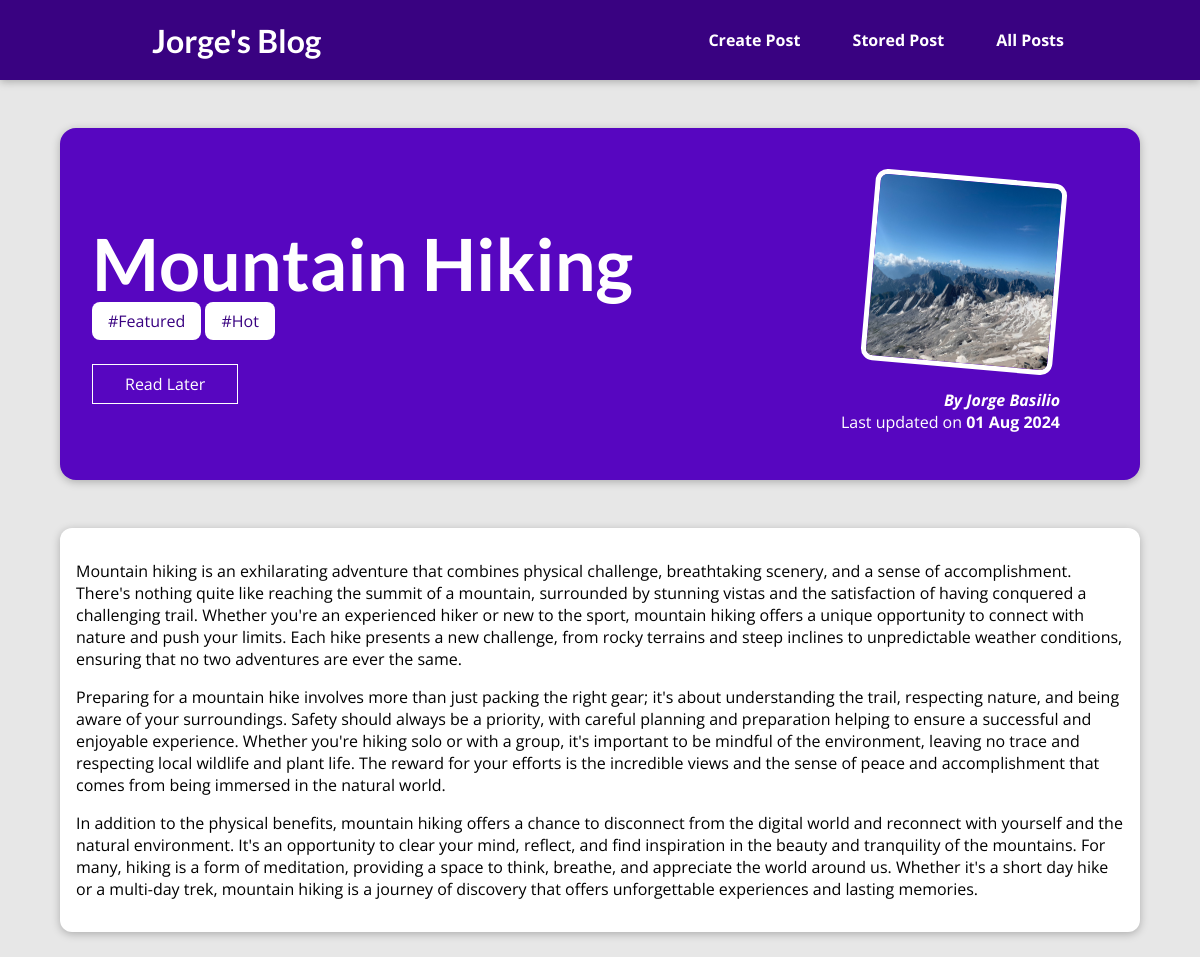
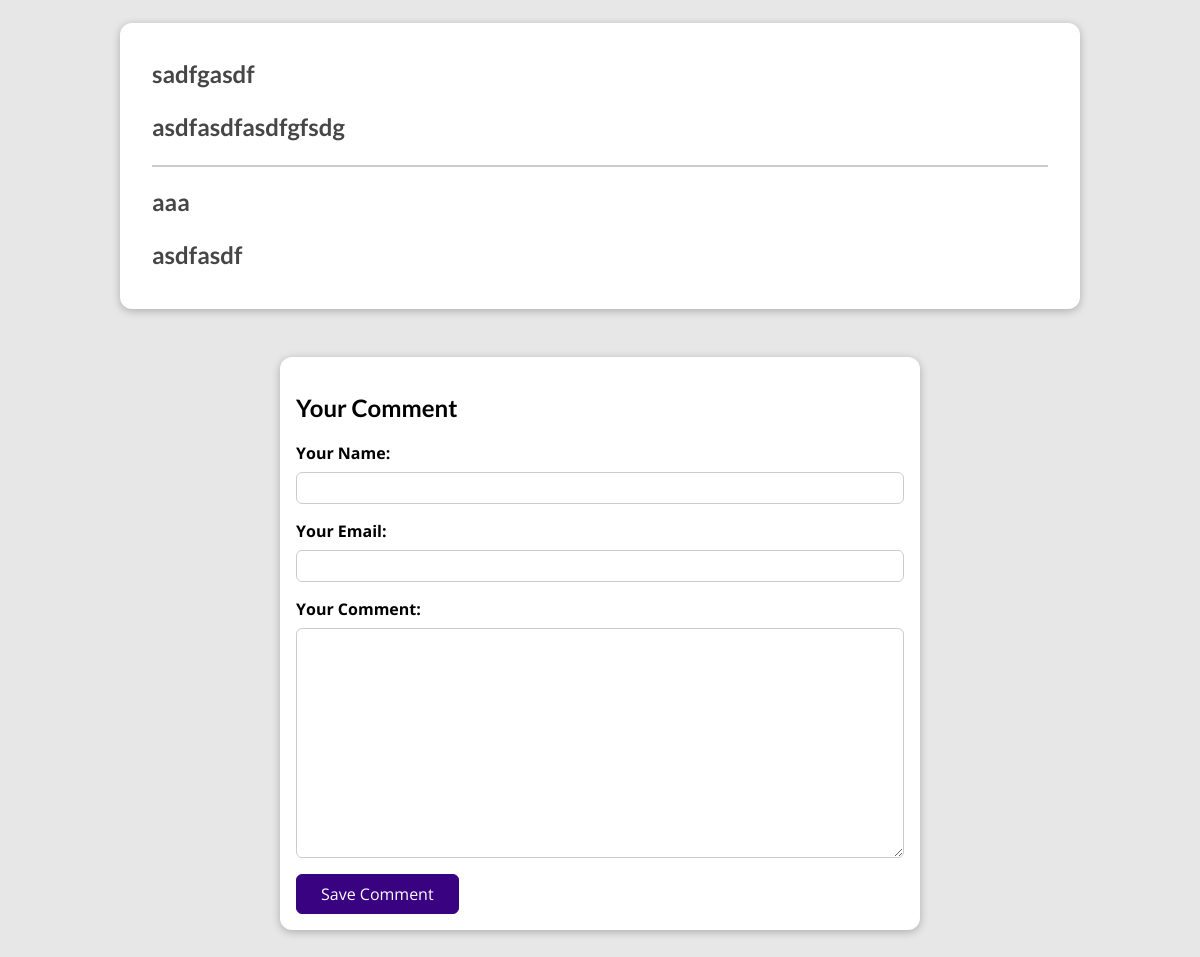
The page /posts/hike-in-the-mountains on the database its author committed (2 pictures, top to bottom).
### blog/models.py (models this page shows, shortened)
class Post(models.Model):
    title = models.CharField(max_length=100)
    excerpt = models.CharField(max_length=200)
    image = models.ImageField(upload_to="post", null=True)
    date = models.DateField(auto_now=True)
    slug = models.SlugField(unique=True, db_index=True)
    content = models.TextField(validators=[MinLengthValidator(10)])
    author = models.ForeignKey(Author, on_delete=models.SET_NULL, null=True, related_name="posts")
    tags = models.ManyToManyField(Tag)

class Tag(models.Model):
    caption = models.CharField(max_length=50)

class Author(models.Model):
    first_name = models.CharField(max_length=100)
    last_name = models.CharField(max_length=100)
    email_address = models.EmailField()
    def fullname(self):
        return f"{self.first_name} {self.last_name}"
    def __str__(self):
        return self.fullname()

class Comment(models.Model):
    user_name = models.CharField(max_length=120)
    user_email = models.EmailField()
    text = models.TextField(max_length=400)
    post = models.ForeignKey(Post, on_delete=models.CASCADE, related_name="comments")

### blog/views.py (the view, shortened to what this page needs)
# urls.py: path("posts/<slug:slug>", views.SinglePostView.as_view(), name="post-detail-page"),  #/posts/my-first-post
class SinglePostView(View):
    def is_stored_post(self, request, post_id):
        stored_posts = request.session.get("stored_posts")
        if stored_posts is not None:
            is_saved_for_later = post_id in stored_posts
        else:
            is_saved_for_later = False
        return is_saved_for_later
    def get(self, request, slug):
        post = Post.objects.get(slug=slug)
        context = {
            "post": post,
            "post_tag": post.tags.all(),
            "comment_form": CommentForm(),
            "comments": post.comments.all().order_by("-id"),
            "saved_for_later": self.is_stored_post(request, post.id)
        }
        return render(request, "blog/post-detail.html", context)

### blog/forms.py
class CommentForm(forms.ModelForm):
    class Meta:
        model = Comment
        exclude = ["post"]
        labels = {
            "user_name": "Your Name",
            "user_email": "Your Email",
            "text": "Your Comment",
            }

### blog/templates/blog/post-detail.html (shortened to what this page needs)
{% extends "base.html" %}
{% load static %}
{% block css_files %}
    <link rel="stylesheet" href="{% static 'blog/post-detail.css' %}" />
{% endblock %}
{% block content %}
<section id="summary">
    <h2>{{post.title}}</h2>
    <div>
        {% for tag in post_tag%}
            <span class="tag">#{{tag.caption}}</span>
        {% endfor %}
    </div>
    <div id="read-later">
        <form action="{% url 'read-later' %}" method="POST">
            <button>
                {% if saved_for_later %}
                    Remove | Read Later
                {% else %}
                    Read Later
                {% endif %}
            </button>
        </form>
    </div>
    <article>
        <img src="{{ post.image.url }}" alt="{{post.title}}"/>
        <address>By <a href="mailto:{{ post.author.email_address}}">{{post.author}}</a></address>
        <div>
            Last updated on <time>{{post.date|date:"d M Y"}}</time>
        </div>
    </article>
</section>
<main>
    {{post.content|linebreaks}}
</main>
{% if comments %}
<section id="comments">
    <ul>
        {% for comment in comments %}
            <li>
                <h2>{{ comment.user_name }}</h2>
                <h2>{{ comment.text|linebreaks }}</h2>
            </li>
        {% endfor%}
    </ul>
</section>
{% endif %}
<section id="comment-form">
    <h2>Your Comment</h2>
    <form action="{% url  'post-detail-page' post.slug %}" method="POST">
        {% for form_field in comment_form%}
        <div class="form-control {% if form_field.errors %} invalid {% endif %}">
            {{ form_field.label_tag }}
            {{ form_field }}
        </div>
        {% endfor %}
        <button>Save Comment</button>
    </form>
</section>
{% endblock %}

### static/app.css (style rules this page uses)
* { box-sizing: border-box; }
html { font-family: "Open Sans", "Lato", sans-serif; }
body { margin: 0; }
h1, h2, h3 { font-family: "Lato", sans-serif; font-weight: bold; }

### blog/static/blog/post-detail.css (style rules this page uses)
body { background-color: #e7e7e7; }
#summary { margin: 8rem auto 3rem auto; padding: 2rem; width: 90%; max-width: 90rem; border-radius: 16px; background-color: #5706c0; position: relative; box-shadow: 0 2px 8px rgba(0, 0, 0, 0.25); height: 22rem; }
#summary h2 { color: white; font-size: 4.5rem; margin-bottom: 0.25rem; }
#summary article { position: absolute; top: 2rem; right: 3rem; padding: 1rem 2rem; border-radius: 12px; text-align: right; color: white; }
#summary article img { width: 12rem; height: 12rem; border-radius: 12px; transform: rotateZ(5deg); border: 5px solid white; margin-bottom: 1rem; }
#summary address { font-weight: bold; }
#summary a { color: white; text-decoration: none; }
#summary time { font-weight: bold; }
#read-later { margin: 2rem 0; }
#read-later button { background-color: transparent; border: 1px solid white; padding: 0.5rem 2rem; font: inherit; color: white; cursor: pointer; }
main { width: 90%; max-width: 90rem; margin: 3rem auto; background-color: white; padding: 1rem; border-radius: 12px; box-shadow: 0 2px 8px rgba(0, 0, 0, 0.25); }
.tag { background-color: white; color: #390281; padding: 0.5rem 1rem; border-radius: 8px; }
#comment-form { margin: 3rem auto; width: 90%; max-width: 40rem; border-radius: 12px; background-color: white; box-shadow: 0 2px 8px rgba(0, 0, 0, 0.25); padding: 1rem; }
#comment-form button { font: inherit; background-color: #390281; color: white; border: 1px solid #390281; padding: 0.5rem 1.5rem; border-radius: 6px; cursor: pointer; }
.form-control { margin-bottom: 1rem; }
.form-control label { font-weight: bold; margin-bottom: 0.5rem; display: block; }
.form-control input, .form-control textarea { display: block; width: 100%; font: inherit; padding: 0.25rem; border-radius: 6px; border: 1px solid #ccc; }
#comments { margin: 3rem auto; width: 90%; max-width: 60rem; border-radius: 12px; background-color: white; box-shadow: 0 2px 8px rgba(0, 0, 0, 0.25); padding: 1rem 2rem; }
#comments ul { list-style: none; margin: 0; padding: 0; }
#comments li { margin-bottom: 1rem; border-bottom: 2px solid #ccc; }
#comments li:last-of-type { border-bottom: none; }
#comments h2 { color: #464646; }

### rows shown on the page
Post: title "Mountain Hiking", image (picture), author "Jorge Basilio", date "01 Aug 2024", content "Mountain hiking is an exhilarating adventure that combines physical challenge, breathtaking scenery, and a sense of accomplishment. There's nothing quite like reaching the summit of a mountain, surrounded by stunning vistas and the satisfaction of having conquered a challenging trail. Whether you're an experienced hiker or new to the sport, mountain hiking offers a unique opportunity to connect with nature and push your limits. Each hike presents a new challenge, from rocky terrains and steep inclines to unpredictable weather conditions, ensuring that no two adventures are ever the same. Preparing for a mountain hike involves more than just packing the right gear; it's about understanding…"
Tag: caption "Featured"
Tag: caption "Hot"
Comment: user_name "sadfgasdf", text "asdfasdfasdfgfsdg"
Comment: user_name "aaa", text "asdfasdf"
